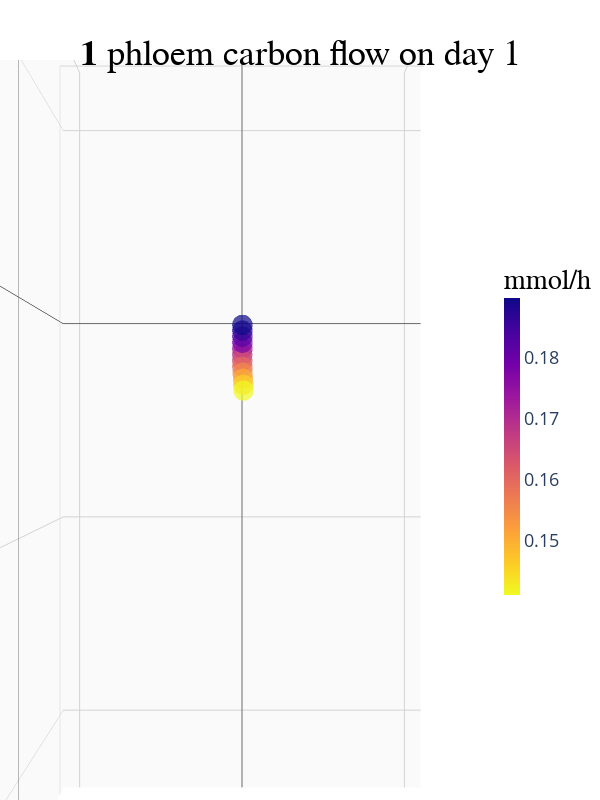
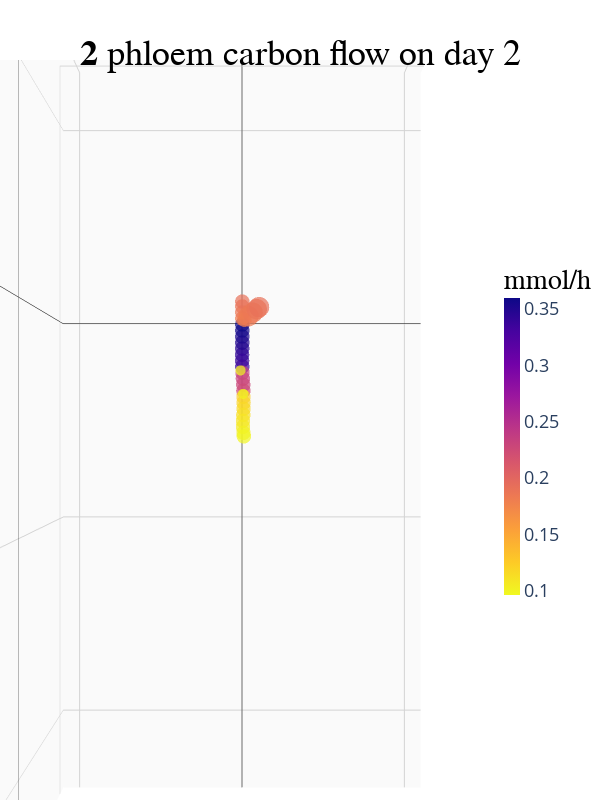
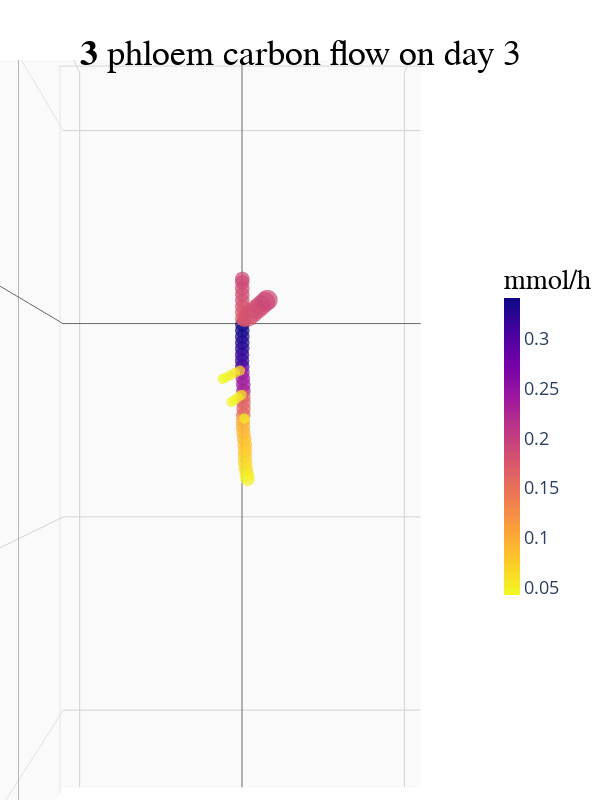
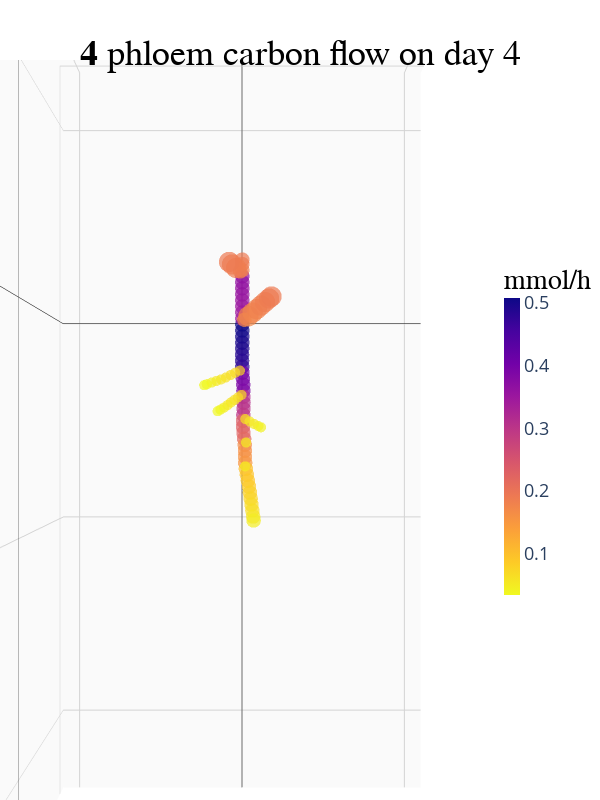

Here is the notebook cell these charts were saved with, in order:
### Code cell
for i in range(1,16):

    connect_fig("Study1/case_01_0.05cm_lateral_radius.xml_16_0_0_0_res_10_water_5rst_1_15-6-29-12-15.csv", 
                i, 
                "phloem carbon flow", 
                "phloem carbon flow on day {}".format(i), 
                "mmol/h")

### Figure 1 — Plotly figure (JSON) as saved in the notebook; plotly's stock layout.template omitted (floating-point values rounded to 4 significant figures)
{"data": [{"hovertemplate": "con_x=%{x}<br>con_y=%{y}<br>con_z=%{z}<br>size=%{marker.size}<br>phloem carbon flow=%{marker.color}<extra></extra>", "legendgroup": "", "marker": {"color": [0.1735, 0.169, 0.1643, 0.1597, 0.1551, 0.1504, 0.1458, 0.1411, 0.178, 0.1824, 0.1864, 0.1897], "coloraxis": "coloraxis", "line": {"color": "DarkSlateGrey", "width": 0}, "size": [0.1, 0.1, 0.1, 0.1, 0.1, 0.1, 0.1, 0.1, 0.1, 0.1, 0.1, 0.1], "sizemode": "area", "sizeref": 0.00025, "symbol": "circle"}, "mode": "markers", "name": "", "scene": "scene", "showlegend": false, "type": "scatter3d", "x": [-2.043e-05, -6.2e-05, -6.249e-05, -8.099e-06, 0.0001004, 0.0003052, 0.0004988, 0.0005695, 0, 0, 0, 0], "y": [-1.98e-05, -6.038e-05, -0.0002716, -0.0003752, -0.0002843, -0.0002917, -0.0003382, -0.0004165, 0, 0, 0, 0], "z": [-0.02125, -0.02375, -0.02623, -0.02872, -0.03121, -0.0337, -0.03619, -0.03859, -0.01875, -0.01625, -0.01375, -0.01137]}], "layout": {"autosize": false, "coloraxis": {"colorbar": {"len": 350, "lenmode": "pixels", "thickness": 16, "thicknessmode": "pixels", "tickfont": {"size": 18}, "title": {"font": {"color": "#000000", "family": "Arial", "size": 28}, "text": "mmol/h"}}, "colorscale": [[0, "#f0f921"], [0.1111, "#fdca26"], [0.2222, "#fb9f3a"], [0.3333, "#ed7953"], [0.4444, "#d8576b"], [0.5556, "#bd3786"], [0.6667, "#9c179e"], [0.7778, "#7201a8"], [0.8889, "#46039f"], [1, "#0d0887"]]}, "height": 800, "legend": {"itemsizing": "constant", "tracegroupgap": 0}, "margin": {"b": 0, "l": 0, "r": 0, "t": 60}, "scene": {"aspectmode": "manual", "aspectratio": {"x": 1, "y": 1, "z": 2}, "camera": {"center": {"x": 0, "y": 0, "z": 0}, "eye": {"x": 0, "y": -2, "z": 0}, "up": {"x": 0, "y": 0, "z": 1}}, "domain": {"x": [0, 1], "y": [0, 1]}, "xaxis": {"backgroundcolor": "rgb(250, 250, 250)", "gridcolor": "lightgrey", "range": [-0.11, 0.11], "showbackground": true, "showticklabels": false, "title": {"text": ""}, "zerolinecolor": "black"}, "yaxis": {"backgroundcolor": "rgb(250, 250,250)", "gridcolor": "lightgrey", "range": [-0.11, 0.11], "showbackground": true, "showticklabels": false, "title": {"text": ""}, "zerolinecolor": "black"}, "zaxis": {"backgroundcolor": "rgb(250, 250,250)", "gridcolor": "lightgrey", "range": [-0.24, 0.13], "showbackground": true, "showticklabels": false, "title": {"text": ""}, "zerolinecolor": "black"}}, "title": {"font": {"color": "#000000", "family": "Arial", "size": 36}, "text": "<b>1</b> phloem carbon flow on day 1", "x": 0.5, "y": 0.95}, "width": 600}}

### Figure 2 — Plotly figure (JSON) as saved in the notebook; plotly's stock layout.template omitted (floating-point values rounded to 4 significant figures)
{"data": [{"hovertemplate": "con_x=%{x}<br>con_y=%{y}<br>con_z=%{z}<br>size=%{marker.size}<br>phloem carbon flow=%{marker.color}<extra></extra>", "legendgroup": "", "marker": {"color": [0.346, 0.3425, 0.3389, 0.3354, 0.2356, 0.2321, 0.2285, 0.225, 0.1231, 0.1196, 0.116, 0.1124, 0.1089, 0.1053, 0.1017, 0.09816, 0.09626, 0.09829, 0.3495, 0.3529, 0.3563, 0.3596, 0.183, 0.1859, 0.1885, 0.1906, 0.1798, 0.183, 0.1859, 0.1885, 0.1906], "coloraxis": "coloraxis", "line": {"color": "DarkSlateGrey", "width": 0}, "size": [0.1, 0.1, 0.1, 0.1, 0.1, 0.1, 0.1, 0.1, 0.1, 0.1, 0.1, 0.1, 0.1, 0.1, 0.1, 0.1, 0.05, 0.05, 0.1, 0.1, 0.1, 0.1, 0.1, 0.1, 0.1, 0.1, 0.1, 0.2, 0.2, 0.2, 0.2], "sizemode": "area", "sizeref": 0.0005, "symbol": "circle"}, "mode": "markers", "name": "", "scene": "scene", "showlegend": false, "type": "scatter3d", "x": [-2.043e-05, -6.2e-05, -6.249e-05, -8.099e-06, 0.0001004, 0.0003052, 0.0004988, 0.0005701, 0.0005933, 0.0006547, 0.0006394, 0.0005142, 0.000349, 0.0003409, 0.0005901, 0.0007829, -0.0008275, 0.0004917, 0, 0, 0, 0, 0, 0, 0, 0, 0.001011, 0.003034, 0.005056, 0.007079, 0.008239], "y": [-1.98e-05, -6.038e-05, -0.0002716, -0.0003752, -0.0002843, -0.0002917, -0.0003382, -0.0004203, -0.0005187, -0.0006641, -0.00076, -0.0007787, -0.0008442, -0.001103, -0.001471, -0.001641, -0.0001448, -0.0003989, 0, 0, 0, 0, 0, 0, 0, 0, -1.238e-19, -3.715e-19, -6.192e-19, -8.669e-19, -1.009e-18], "z": [-0.02125, -0.02375, -0.02623, -0.02872, -0.03121, -0.0337, -0.03619, -0.03869, -0.04119, -0.04368, -0.04618, -0.04867, -0.05117, -0.05364, -0.0561, -0.05755, -0.03026, -0.03998, -0.01875, -0.01625, -0.01375, -0.01125, -0.00875, -0.00625, -0.00375, -0.001734, -0.009265, -0.007796, -0.006326, -0.004857, -0.004014]}], "layout": {"autosize": false, "coloraxis": {"colorbar": {"len": 350, "lenmode": "pixels", "thickness": 16, "thicknessmode": "pixels", "tickfont": {"size": 18}, "title": {"font": {"color": "#000000", "family": "Arial", "size": 28}, "text": "mmol/h"}}, "colorscale": [[0, "#f0f921"], [0.1111, "#fdca26"], [0.2222, "#fb9f3a"], [0.3333, "#ed7953"], [0.4444, "#d8576b"], [0.5556, "#bd3786"], [0.6667, "#9c179e"], [0.7778, "#7201a8"], [0.8889, "#46039f"], [1, "#0d0887"]]}, "height": 800, "legend": {"itemsizing": "constant", "tracegroupgap": 0}, "margin": {"b": 0, "l": 0, "r": 0, "t": 60}, "scene": {"aspectmode": "manual", "aspectratio": {"x": 1, "y": 1, "z": 2}, "camera": {"center": {"x": 0, "y": 0, "z": 0}, "eye": {"x": 0, "y": -2, "z": 0}, "up": {"x": 0, "y": 0, "z": 1}}, "domain": {"x": [0, 1], "y": [0, 1]}, "xaxis": {"backgroundcolor": "rgb(250, 250, 250)", "gridcolor": "lightgrey", "range": [-0.11, 0.11], "showbackground": true, "showticklabels": false, "title": {"text": ""}, "zerolinecolor": "black"}, "yaxis": {"backgroundcolor": "rgb(250, 250,250)", "gridcolor": "lightgrey", "range": [-0.11, 0.11], "showbackground": true, "showticklabels": false, "title": {"text": ""}, "zerolinecolor": "black"}, "zaxis": {"backgroundcolor": "rgb(250, 250,250)", "gridcolor": "lightgrey", "range": [-0.24, 0.13], "showbackground": true, "showticklabels": false, "title": {"text": ""}, "zerolinecolor": "black"}}, "title": {"font": {"color": "#000000", "family": "Arial", "size": 36}, "text": "<b>2</b> phloem carbon flow on day 2", "x": 0.5, "y": 0.95}, "width": 600}}

### Figure 3 — Plotly figure (JSON) as saved in the notebook; plotly's stock layout.template omitted (floating-point values rounded to 4 significant figures)
{"data": [{"hovertemplate": "con_x=%{x}<br>con_y=%{y}<br>con_z=%{z}<br>size=%{marker.size}<br>phloem carbon flow=%{marker.color}<extra></extra>", "legendgroup": "", "marker": {"color": [0.3248, 0.3207, 0.3165, 0.3123, 0.2467, 0.2424, 0.238, 0.2336, 0.1707, 0.1662, 0.1616, 0.1569, 0.1027, 0.0979, 0.09309, 0.08821, 0.08328, 0.07828, 0.07319, 0.06795, 0.06245, 0.05632, 0.04849, 0.06137, 0.05698, 0.05249, 0.04788, 0.04291, 0.05837, 0.0538, 0.04915, 0.04421, 0.04957, 0.3288, 0.3328, 0.3366, 0.3404, 0.1702, 0.1739, 0.1774, 0.1807, 0.1837, 0.1864, 0.1887, 0.1906, 0.1739, 0.1774, 0.1807, 0.1837, 0.1864, 0.1887, 0.1906], "coloraxis": "coloraxis", "line": {"color": "DarkSlateGrey", "width": 0}, "size": [0.1, 0.1, 0.1, 0.1, 0.1, 0.1, 0.1, 0.1, 0.1, 0.1, 0.1, 0.1, 0.1, 0.1, 0.1, 0.1, 0.1, 0.1, 0.1, 0.1, 0.1, 0.1, 0.1, 0.05, 0.05, 0.05, 0.05, 0.05, 0.05, 0.05, 0.05, 0.05, 0.05, 0.1, 0.1, 0.1, 0.1, 0.1, 0.1, 0.1, 0.1, 0.1, 0.1, 0.1, 0.1, 0.1, 0.2, 0.2, 0.2, 0.2, 0.2, 0.2], "sizemode": "area", "sizeref": 0.0005, "symbol": "circle"}, "mode": "markers", "name": "", "scene": "scene", "showlegend": false, "type": "scatter3d", "x": [-2.043e-05, -6.2e-05, -6.249e-05, -8.099e-06, 0.0001004, 0.0003052, 0.0004988, 0.0005701, 0.0005933, 0.0006547, 0.0006394, 0.0005142, 0.000349, 0.0003409, 0.0005901, 0.0009466, 0.00121, 0.001322, 0.001328, 0.001437, 0.001787, 0.002234, 0.002568, -0.001138, -0.003445, -0.005733, -0.008014, -0.009669, -0.0003315, -0.002094, -0.003801, -0.005382, 0.001035, 0, 0, 0, 0, 0, 0, 0, 0, 0, 0, 0, 0, 0.001011, 0.003034, 0.005056, 0.007079, 0.009101, 0.01112, 0.01232], "y": [-1.98e-05, -6.038e-05, -0.0002716, -0.0003752, -0.0002843, -0.0002917, -0.0003382, -0.0004203, -0.0005187, -0.0006641, -0.00076, -0.0007787, -0.0008442, -0.001103, -0.001471, -0.001694, -0.001923, -0.002307, -0.002592, -0.002549, -0.002362, -0.002309, -0.002361, -9.255e-05, 0.0003306, 0.0007476, 0.00114, 0.001416, 0.0002559, 0.00174, 0.003263, 0.004591, -0.0009869, 0, 0, 0, 0, 0, 0, 0, 0, 0, 0, 0, 0, -1.238e-19, -3.715e-19, -6.192e-19, -8.669e-19, -1.115e-18, -1.362e-18, -1.508e-18], "z": [-0.02125, -0.02375, -0.02623, -0.02872, -0.03121, -0.0337, -0.03619, -0.03869, -0.04119, -0.04368, -0.04618, -0.04867, -0.05117, -0.05364, -0.0561, -0.05856, -0.06103, -0.0635, -0.06597, -0.06846, -0.07093, -0.07338, -0.07499, -0.03037, -0.03124, -0.03215, -0.0331, -0.03371, -0.0404, -0.04136, -0.04237, -0.04328, -0.05019, -0.01875, -0.01625, -0.01375, -0.01125, -0.00875, -0.00625, -0.00375, -0.00125, 0.00125, 0.00375, 0.00625, 0.007679, -0.009265, -0.007796, -0.006326, -0.004857, -0.003387, -0.001918, -0.001051]}], "layout": {"autosize": false, "coloraxis": {"colorbar": {"len": 350, "lenmode": "pixels", "thickness": 16, "thicknessmode": "pixels", "tickfont": {"size": 18}, "title": {"font": {"color": "#000000", "family": "Arial", "size": 28}, "text": "mmol/h"}}, "colorscale": [[0, "#f0f921"], [0.1111, "#fdca26"], [0.2222, "#fb9f3a"], [0.3333, "#ed7953"], [0.4444, "#d8576b"], [0.5556, "#bd3786"], [0.6667, "#9c179e"], [0.7778, "#7201a8"], [0.8889, "#46039f"], [1, "#0d0887"]]}, "height": 800, "legend": {"itemsizing": "constant", "tracegroupgap": 0}, "margin": {"b": 0, "l": 0, "r": 0, "t": 60}, "scene": {"aspectmode": "manual", "aspectratio": {"x": 1, "y": 1, "z": 2}, "camera": {"center": {"x": 0, "y": 0, "z": 0}, "eye": {"x": 0, "y": -2, "z": 0}, "up": {"x": 0, "y": 0, "z": 1}}, "domain": {"x": [0, 1], "y": [0, 1]}, "xaxis": {"backgroundcolor": "rgb(250, 250, 250)", "gridcolor": "lightgrey", "range": [-0.11, 0.11], "showbackground": true, "showticklabels": false, "title": {"text": ""}, "zerolinecolor": "black"}, "yaxis": {"backgroundcolor": "rgb(250, 250,250)", "gridcolor": "lightgrey", "range": [-0.11, 0.11], "showbackground": true, "showticklabels": false, "title": {"text": ""}, "zerolinecolor": "black"}, "zaxis": {"backgroundcolor": "rgb(250, 250,250)", "gridcolor": "lightgrey", "range": [-0.24, 0.13], "showbackground": true, "showticklabels": false, "title": {"text": ""}, "zerolinecolor": "black"}}, "title": {"font": {"color": "#000000", "family": "Arial", "size": 36}, "text": "<b>3</b> phloem carbon flow on day 3", "x": 0.5, "y": 0.95}, "width": 600}}

### Figure 4 — Plotly figure (JSON) as saved in the notebook; plotly's stock layout.template omitted (floating-point values rounded to 4 significant figures)
{"data": [{"hovertemplate": "con_x=%{x}<br>con_y=%{y}<br>con_z=%{z}<br>size=%{marker.size}<br>phloem carbon flow=%{marker.color}<extra></extra>", "legendgroup": "", "marker": {"color": [0.4923, 0.4882, 0.484, 0.4798, 0.4016, 0.3974, 0.393, 0.3887, 0.3137, 0.3092, 0.3048, 0.3002, 0.2345, 0.2299, 0.2253, 0.2206, 0.1676, 0.1628, 0.158, 0.1531, 0.09988, 0.09491, 0.08988, 0.08479, 0.07962, 0.07433, 0.06883, 0.06293, 0.05609, 0.04672, 0.07391, 0.06959, 0.0652, 0.06073, 0.05617, 0.05146, 0.04649, 0.04092, 0.03371, 0.0706, 0.06615, 0.06166, 0.05709, 0.05242, 0.04753, 0.04215, 0.03534, 0.06118, 0.05657, 0.0519, 0.04708, 0.04174, 0.04824, 0.04835, 0.4964, 0.5004, 0.5044, 0.5083, 0.3428, 0.3466, 0.3502, 0.3537, 0.3571, 0.3604, 0.3635, 0.3665, 0.1861, 0.1885, 0.1905, 0.1693, 0.1731, 0.1767, 0.1801, 0.1833, 0.1861, 0.1885, 0.1905, 0.1833, 0.1861, 0.1885, 0.1905], "coloraxis": "coloraxis", "line": {"color": "DarkSlateGrey", "width": 0}, "size": [0.1, 0.1, 0.1, 0.1, 0.1, 0.1, 0.1, 0.1, 0.1, 0.1, 0.1, 0.1, 0.1, 0.1, 0.1, 0.1, 0.1, 0.1, 0.1, 0.1, 0.1, 0.1, 0.1, 0.1, 0.1, 0.1, 0.1, 0.1, 0.1, 0.1, 0.05, 0.05, 0.05, 0.05, 0.05, 0.05, 0.05, 0.05, 0.05, 0.05, 0.05, 0.05, 0.05, 0.05, 0.05, 0.05, 0.05, 0.05, 0.05, 0.05, 0.05, 0.05, 0.05, 0.05, 0.1, 0.1, 0.1, 0.1, 0.1, 0.1, 0.1, 0.1, 0.1, 0.1, 0.1, 0.1, 0.1, 0.1, 0.1, 0.1, 0.2, 0.2, 0.2, 0.2, 0.2, 0.2, 0.2, 0.1, 0.2, 0.2, 0.2], "sizemode": "area", "sizeref": 0.0005, "symbol": "circle"}, "mode": "markers", "name": "", "scene": "scene", "showlegend": false, "type": "scatter3d", "x": [-2.043e-05, -6.2e-05, -6.249e-05, -8.099e-06, 0.0001004, 0.0003052, 0.0004988, 0.0005701, 0.0005933, 0.0006547, 0.0006394, 0.0005142, 0.000349, 0.0003409, 0.0005901, 0.0009466, 0.00121, 0.001322, 0.001328, 0.001437, 0.001787, 0.002234, 0.002759, 0.003304, 0.003751, 0.004125, 0.004523, 0.004951, 0.005351, 0.005566, -0.001138, -0.003445, -0.005733, -0.008014, -0.01035, -0.01274, -0.01512, -0.01751, -0.01879, -0.0003315, -0.002094, -0.003801, -0.005558, -0.007275, -0.00904, -0.01095, -0.01234, 0.001538, 0.003678, 0.005775, 0.007868, 0.00917, 0.001956, 0.001488, 0, 0, 0, 0, 0, 0, 0, 0, 0, 0, 0, 0, 0, 0, 0, 0.001011, 0.003034, 0.005056, 0.007079, 0.009101, 0.01112, 0.01315, 0.0143, -0.001011, -0.003034, -0.005056, -0.006513], "y": [-1.98e-05, -6.038e-05, -0.0002716, -0.0003752, -0.0002843, -0.0002917, -0.0003382, -0.0004203, -0.0005187, -0.0006641, -0.00076, -0.0007787, -0.0008442, -0.001103, -0.001471, -0.001694, -0.001923, -0.002307, -0.002592, -0.002549, -0.002362, -0.002309, -0.002423, -0.002616, -0.002732, -0.002723, -0.002685, -0.002733, -0.00282, -0.002849, -9.255e-05, 0.0003306, 0.0007476, 0.00114, 0.001511, 0.001875, 0.002215, 0.002483, 0.002619, 0.0002559, 0.00174, 0.003263, 0.004729, 0.006188, 0.007623, 0.008984, 0.009965, -0.001152, -0.001968, -0.0029, -0.003906, -0.004566, -0.0009157, -0.002887, 0, 0, 0, 0, 0, 0, 0, 0, 0, 0, 0, 0, 0, 0, 0, -1.238e-19, -3.715e-19, -6.192e-19, -8.669e-19, -1.115e-18, -1.362e-18, -1.61e-18, -1.751e-18, 2.477e-19, 7.431e-19, 1.238e-18, 1.595e-18], "z": [-0.02125, -0.02375, -0.02623, -0.02872, -0.03121, -0.0337, -0.03619, -0.03869, -0.04119, -0.04368, -0.04618, -0.04867, -0.05117, -0.05364, -0.0561, -0.05856, -0.06103, -0.0635, -0.06597, -0.06846, -0.07093, -0.07338, -0.07582, -0.07825, -0.08071, -0.08318, -0.08565, -0.08811, -0.09057, -0.0922, -0.03037, -0.03124, -0.03215, -0.0331, -0.0339, -0.03454, -0.03521, -0.0359, -0.03627, -0.0404, -0.04136, -0.04237, -0.04338, -0.04445, -0.04547, -0.04634, -0.04699, -0.05042, -0.05142, -0.05241, -0.05333, -0.05385, -0.06013, -0.06991, -0.01875, -0.01625, -0.01375, -0.01125, -0.00875, -0.00625, -0.00375, -0.00125, 0.00125, 0.00375, 0.00625, 0.00875, 0.01125, 0.01375, 0.01563, -0.009265, -0.007796, -0.006326, -0.004857, -0.003387, -0.001918, -0.0004485, 0.0003893, 0.01073, 0.0122, 0.01367, 0.01473]}], "layout": {"autosize": false, "coloraxis": {"colorbar": {"len": 350, "lenmode": "pixels", "thickness": 16, "thicknessmode": "pixels", "tickfont": {"size": 18}, "title": {"font": {"color": "#000000", "family": "Arial", "size": 28}, "text": "mmol/h"}}, "colorscale": [[0, "#f0f921"], [0.1111, "#fdca26"], [0.2222, "#fb9f3a"], [0.3333, "#ed7953"], [0.4444, "#d8576b"], [0.5556, "#bd3786"], [0.6667, "#9c179e"], [0.7778, "#7201a8"], [0.8889, "#46039f"], [1, "#0d0887"]]}, "height": 800, "legend": {"itemsizing": "constant", "tracegroupgap": 0}, "margin": {"b": 0, "l": 0, "r": 0, "t": 60}, "scene": {"aspectmode": "manual", "aspectratio": {"x": 1, "y": 1, "z": 2}, "camera": {"center": {"x": 0, "y": 0, "z": 0}, "eye": {"x": 0, "y": -2, "z": 0}, "up": {"x": 0, "y": 0, "z": 1}}, "domain": {"x": [0, 1], "y": [0, 1]}, "xaxis": {"backgroundcolor": "rgb(250, 250, 250)", "gridcolor": "lightgrey", "range": [-0.11, 0.11], "showbackground": true, "showticklabels": false, "title": {"text": ""}, "zerolinecolor": "black"}, "yaxis": {"backgroundcolor": "rgb(250, 250,250)", "gridcolor": "lightgrey", "range": [-0.11, 0.11], "showbackground": true, "showticklabels": false, "title": {"text": ""}, "zerolinecolor": "black"}, "zaxis": {"backgroundcolor": "rgb(250, 250,250)", "gridcolor": "lightgrey", "range": [-0.24, 0.13], "showbackground": true, "showticklabels": false, "title": {"text": ""}, "zerolinecolor": "black"}}, "title": {"font": {"color": "#000000", "family": "Arial", "size": 36}, "text": "<b>4</b> phloem carbon flow on day 4", "x": 0.5, "y": 0.95}, "width": 600}}
